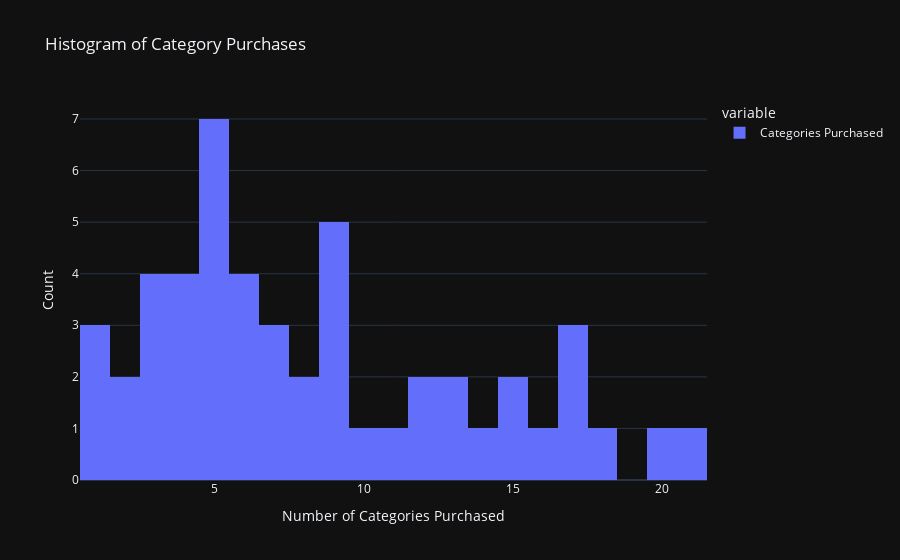

Notebook cell for this chart:
### Code cell
#Create a graph that shows the distribution of the number of categories purchased by top accounts

pivot_df_copy = pivot_df.copy()
pivot_df_copy['Categories Purchased'] = 0
pivot_df_copy

cat_list = pivot_df.columns.to_list()
for index,row in pivot_df.iterrows():
    category_count = 0
    for cat in cat_list:
        if row[cat] != 0:
            category_count += 1
        pivot_df_copy.loc[index, 'Categories Purchased'] = category_count


fig = px.histogram(pivot_df_copy['Categories Purchased'], nbins=24, title = 'Histogram of Category Purchases')
fig.update_layout(xaxis_title = 'Number of Categories Purchased', yaxis_title='Count')

### Figure 1 — Plotly figure (JSON) as saved in the notebook; plotly's stock layout.template omitted (floating-point values rounded to 4 significant figures)
{"data": [{"alignmentgroup": "True", "bingroup": "x", "hovertemplate": "variable=Categories Purchased<br>value=%{x}<br>count=%{y}<extra></extra>", "legendgroup": "Categories Purchased", "marker": {"color": "#636efa", "pattern": {"shape": ""}}, "name": "Categories Purchased", "nbinsx": 24, "offsetgroup": "Categories Purchased", "orientation": "v", "showlegend": true, "type": "histogram", "x": [9, 7, 5, 1, 18, 9, 15, 13, 1, 5, 9, 17, 16, 14, 4, 3, 8, 17, 20, 11, 3, 3, 17, 1, 9, 6, 7, 5, 21, 5, 5, 9, 4, 15, 8, 3, 6, 2, 5, 6, 7, 4, 12, 6, 13, 2, 4, 10, 12, 5], "xaxis": "x", "yaxis": "y"}], "layout": {"barmode": "relative", "legend": {"title": {"text": "variable"}, "tracegroupgap": 0}, "title": {"text": "Histogram of Category Purchases"}, "xaxis": {"anchor": "y", "domain": [0, 1], "title": {"text": "Number of Categories Purchased"}}, "yaxis": {"anchor": "x", "domain": [0, 1], "title": {"text": "Count"}}}}
